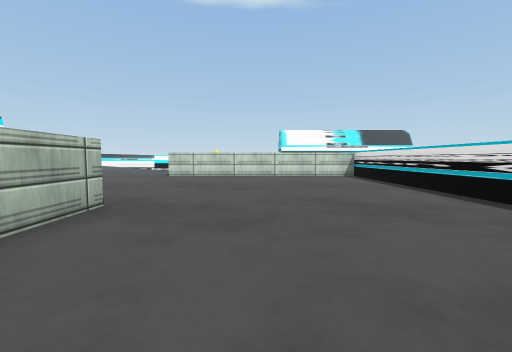
view 1 (above)

16 first-person views from a walk through a 3-D level made in the Unity game engine. The camera is 0.72 m above the floor, tilts 4° down and sees 90° across. The floor is counted in squares, 1 m on a side. Each view is taken from the middle of a square. On the plan, view 1 faces up. The plan holds only what a view shows up to about 9 squares ahead; the rest is blank. The place goes on beyond the plan. The player character is not drawn. Some surface patterns are stand-ins.

view 2
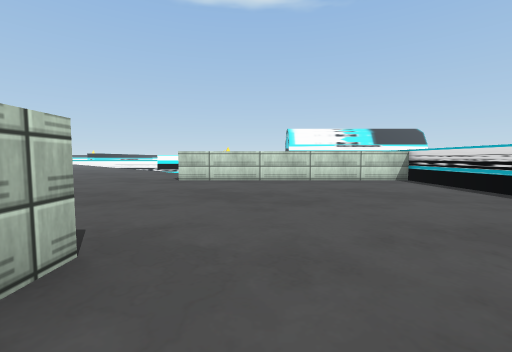

view 3
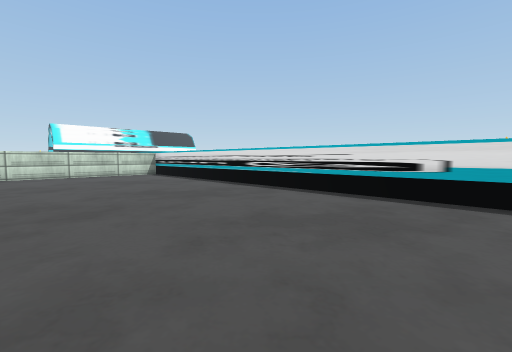

view 4
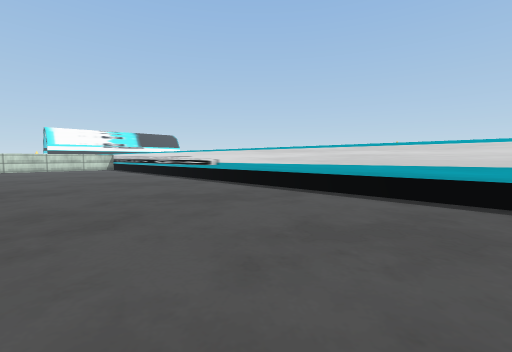

view 5
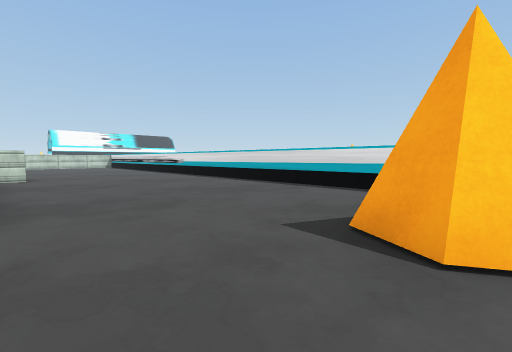

view 6
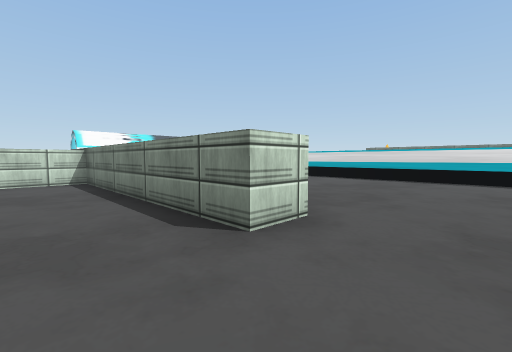

view 7
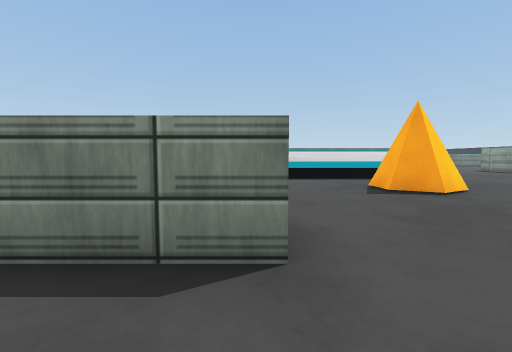

view 8
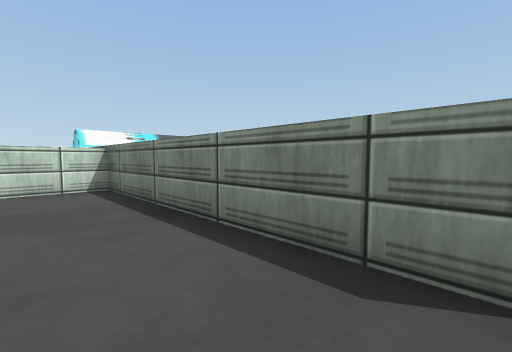

view 9
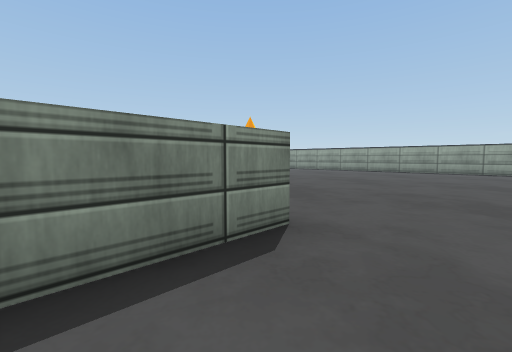

view 10
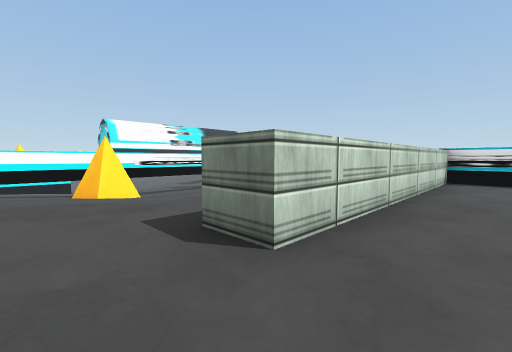

view 11
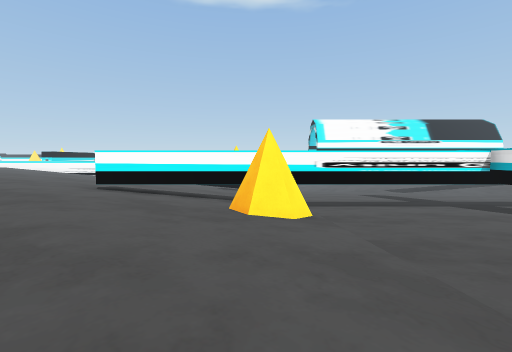

view 12
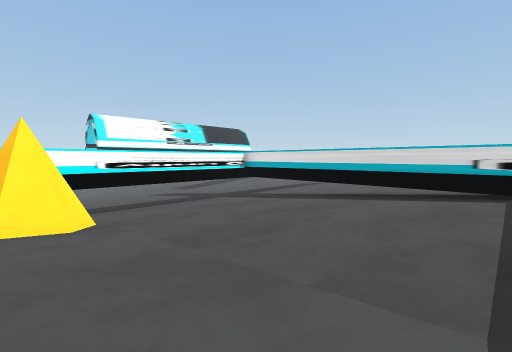

view 13
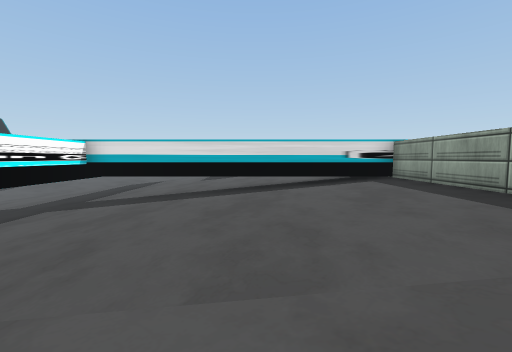

view 14
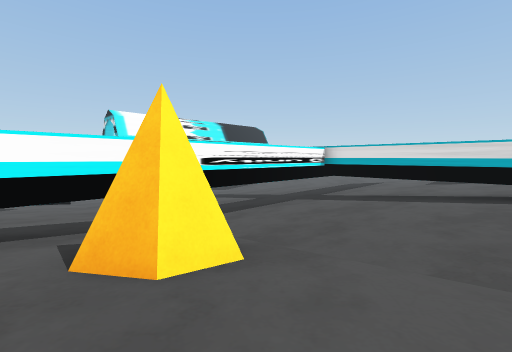

view 15
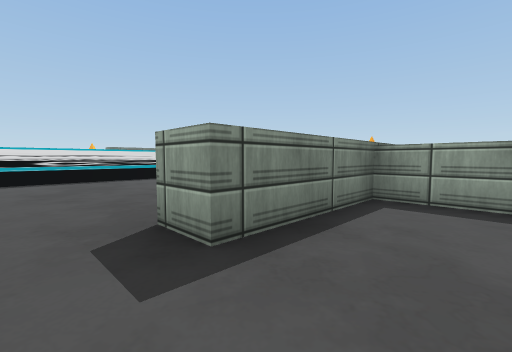

view 16
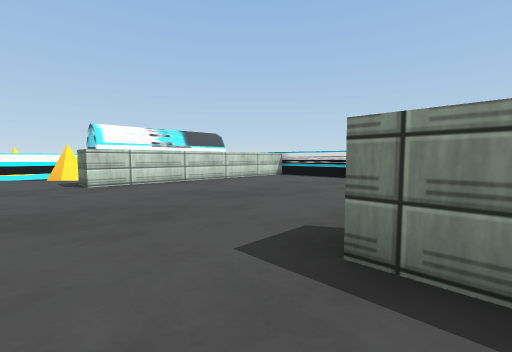

### Floor plan
Key: @ floor where view 1 was taken; # wall or solid block; . main floor; - floor 0.1 m lower than the main floor; _ floor 0.7 m lower than the main floor; < floor 0.9 m lower than the main floor; / step, stairs or slope.
Columns run from 5 left of view 1 to 8 right of it. Each row starts with its distance up from view 1.
 25  ///
 24  ///
 23  ///
 22  // ////
 21 /// <<<<<
 20 ##########
 19 /// _____#
 18 //##/////#
 17 /////////# //
 16 /////////# ///
 15 /////////# ///
 14 .////////#
 13 ..///////#
 12 .../-----#
 11 ..########
 10 .........#
  9 .........#
  8 .........#
  7 .........#
  6 .........#
  5 .........#
  4 .........#
  3 ..#......#
  2 ..#......#
  1 ..#......#
  0 ####.@...#
 -1 ..#......#
 -2 ..#......#
 -3 ..#......#
 -4 ..#......#
 -5 ..#......#
 -6 ..#......#
 -7 ..#......#
 -8 .........#
 -9 .........#
-10 ......#..#
-11 .....##  #

Positions as (right, up) in squares from view 1, and headings:
1: (0, 0), facing up
2: (-1, 2), facing up
3: (-1, -1), facing up-right
4: (-1, -7), facing up-right
5: (-2, -11), facing up-right
6: (-5, -9), facing up-right
7: (-5, -7), facing right
8: (-5, -7), facing up-right
9: (-5, -5), facing down-right
10: (-5, 9), facing up-right
11: (-3, 12), facing up
12: (-3, 12), facing up-right
13: (-3, 15), facing right
14: (-4, 15), facing up-right
15: (-5, 5), facing down-right
16: (-5, 3), facing up-right
